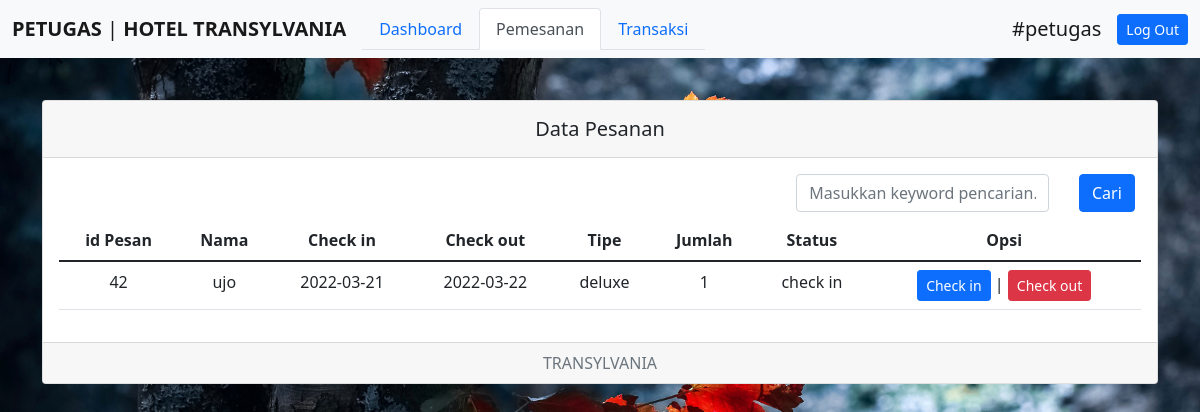
The page /admin/petugas.php (signed in) on the database its author committed.
### tables this page shows
CREATE TABLE `pemesanan` (
  `idpesan` int(11) NOT NULL,
  `idtamu` int(11) NOT NULL,
  `nama` varchar(100) NOT NULL,
  `cekin` date NOT NULL,
  `cekout` date NOT NULL,
  `id_kamar` int(11) NOT NULL,
  `tipe` varchar(30) NOT NULL,
  `jumlah` int(5) NOT NULL,
  `status` enum('pending','check in','check out') NOT NULL
);

### admin/petugas.php (the view, shortened to what this page needs)
<?php
include'fungsi/koneksi.php';
$data = mysqli_query($koneksi,"SELECT * FROM pemesanan");
?>
<!DOCTYPE html>
<html>
<head>
	<link rel="stylesheet" type="text/css" href="css/bootstrap.min.css">
	<link rel="stylesheet" type="text/css" href="adm.css">
</head>
<body>
	<nav class="navbar navbar-expand-lg navbar-light bg-light fixed-top">
	  	<div class="container-fluid">
	    	<a class="navbar-brand" href="#"><span style="font-weight:bold; text-transform: uppercase;"><?php
		     $nama=$_SESSION['username'];
		     $l=mysqli_query($koneksi,"SELECT level FROM login WHERE username = '$nama'");
		     $n=mysqli_fetch_array($l);
		     echo $n['level'];
		     ?></span> | <b>HOTEL TRANSYLVANIA</b> </a>
	    	<div class="collapse navbar-collapse" id="navbarSupportedContent">
	    		<ul class="nav nav-tabs me-auto mb-2 mb-lg-0">
					  <li class="nav-item">
					    <a class="nav-link" href="indexp.php">Dashboard</a>
					  </li>
					  <li class="nav-item">
					    <a class="nav-link active" aria-current="page" href="petugas.php">Pemesanan</a>
					  </li>
					  <li class="nav-item">
					    <a class="nav-link" href="daftartransaksip.php">Transaksi</a>
					  </li>
					</ul>
					<a class="navbar-brand">#<?php
		             $nama=$_SESSION['username'];
		             echo "$nama"
		             ?></a>
					<form class="d-flex">
				        <a href="logout.php" class="btn btn-primary btn-sm" type="submit">Log Out</a>
				    </form>
	    	</div>
	  	</div>
	</nav>
<div style="margin-top:100px; margin-bottom:100px;" class="container">
	<div class="card text-center">
  <div class="card-header">
  	<h5 class="card-title mt-2">Data Pesanan</h5>
  </div>
  <div class="card-body">
  	<form action="" method="post">
  		<div class="row mb-2">
  			<div class="col-md-8">
				</div>
				<div class="col-md-3">
					<div class="form-group">
						<input type="text" name="keyword" class="form-control" autofocus autocomplete="off" placeholder="Masukkan keyword pencarian..">
					</div>
				</div>
				<div class="col-md-1">
					<div class="form-group">
						<button class="btn btn-primary" type="submit" name="cari">Cari</button>
					</div>
				</div>
			</div>
  	</form>
    <table class="table">
  <thead>
    <tr>
      <th class="col" scope="col">id Pesan</th>
      <th class="col" scope="col">Nama</th>
      <th class="col" scope="col">Check in</th>
      <th class="col" scope="col">Check out</th>
      <th class="col" scope="col">Tipe</th>
      <th class="col" scope="col">Jumlah</th>
      <th class="col" scope="col">Status</th>
      <th class="col" scope="col">Opsi</th>
    </tr>
  </thead>
  <tbody>
  	<?php
  	while ($d = mysqli_fetch_array($data)) {
  		?>
  		<tr>
    		<td class="pt-2"><?php echo $d['idpesan']; ?></td>
	     	<td class="pt-2"><?php echo $d['nama']; ?></td>
		    <td class="pt-2"><?php echo $d['cekin']; ?></td>
		    <td class="pt-2"><?php echo $d['cekout']; ?></td>
		    <td class="pt-2"><?php echo $d['tipe']; ?></td>
		    <td class="pt-2"><?php echo $d['jumlah']; ?></td>
		    <td class="pt-2"><?php echo $d['status']; ?></td>
		    <td class="pt-2"><a href="validasi.php?id=<?= $d['idpesan']?>" class="btn btn-primary btn-sm">Check in</a> | <a href="cekot.php?id=<?= $d['idpesan']?>" class="btn btn-danger btn-sm">Check out</a></td>
	    </tr>
    <?php
  	}
  	?>
  </tbody>
</table>
  </div>
  <div class="card-footer text-muted">
    TRANSYLVANIA
  </div>
</div>
</div>
</body>
</html>

### admin/adm.css (style rules this page uses)
body { background-image: url(../img/ht1.jpg) ; background-size: cover; background-position: cover; background-attachment: fixed; }

### rows shown on the page
pemesanan: idpesan "42", nama "ujo", cekin "2022-03-21", cekout "2022-03-22", tipe "deluxe", jumlah "1", status "check in"

### other values the page prints
$n['level'] "PETUGAS"
$nama "petugas"
